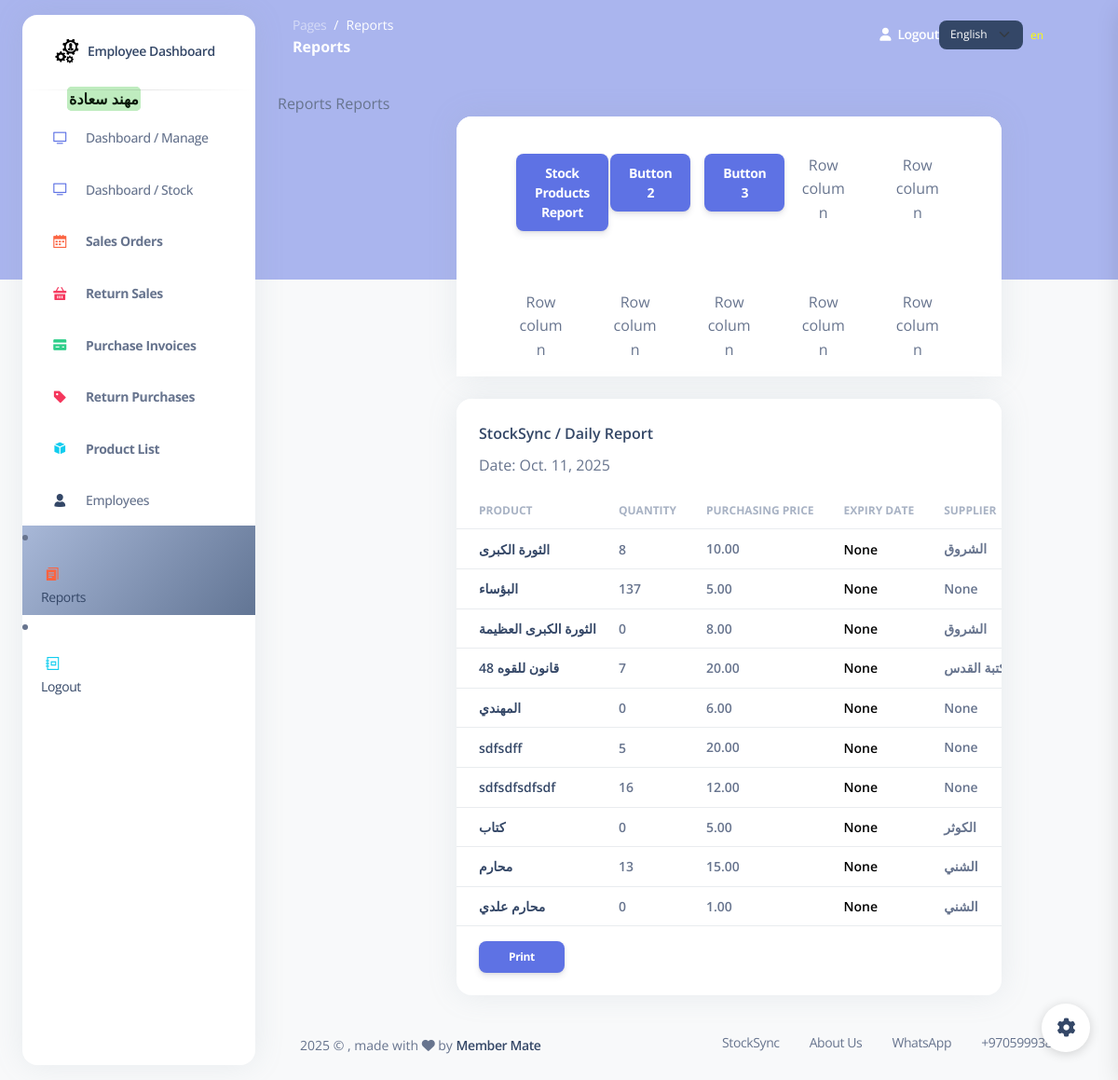
Before: /employee_reports (signed in) with the older database file.
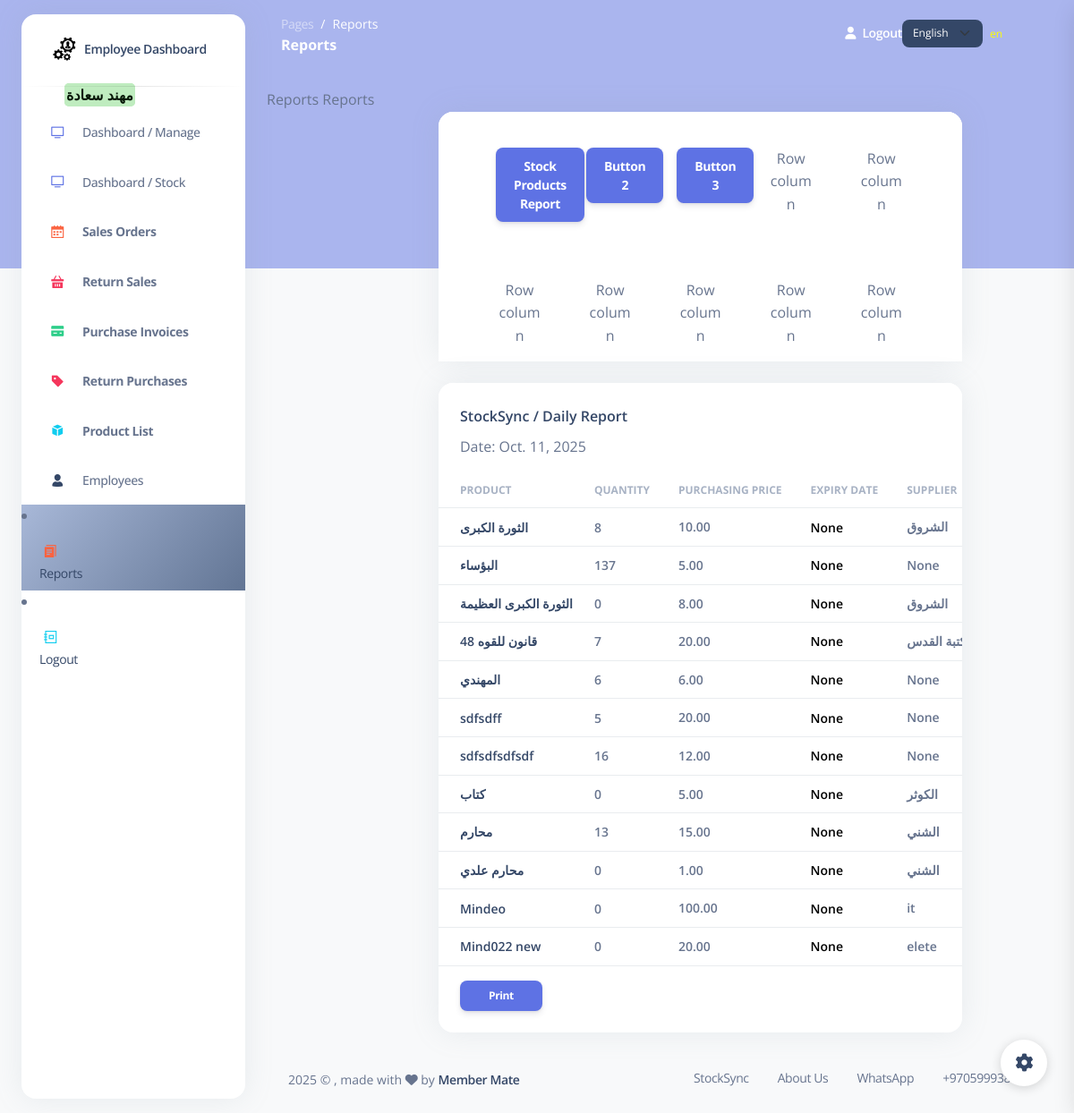
After: the same page with the newer database file.
### my_app/models.py (models this page shows, shortened)
class Employee(models.Model):
    first_name = models.CharField(max_length=255)
    last_name = models.CharField(max_length=255)
    email = models.EmailField(max_length=255)
    DOB = models.DateField()
    password = models.CharField(max_length=255)
    confirm_password = models.CharField(max_length=255)
    is_active = models.BooleanField(default=False)
    created_at = models.DateTimeField(auto_now_add=True)
    updated_at = models.DateTimeField(auto_now=True)
    objects = EmployeeManager()

class Product(models.Model):
    product_name = models.CharField(max_length=255)
    quantity = models.IntegerField(default=0)
    purchasing_price = models.DecimalField(max_digits=6, decimal_places=2)
    sale_price = models.DecimalField(max_digits=6, decimal_places=2, null=True, blank=True)
    category = models.CharField(max_length=100, blank=True, null=True)
    expiry_date = models.DateField(blank=True, null=True)
    isbn = models.CharField(max_length=32, unique=True)
    production_date = models.DateField(blank=True, null=True)
    author = models.CharField(max_length=255, blank=True, null=True)
    supplier = models.CharField(max_length=255, blank=True, null=True)#publisher
    employee = models.ForeignKey(Employee, related_name="products", on_delete=models.CASCADE, null=True, blank=True)
    created_at = models.DateTimeField(auto_now_add=True)
    updated_at = models.DateTimeField(auto_now=True)
    objects = ProductManager()

### my_app/views.py (the view)
# urls.py: path('employee_reports', views.display_employee_reports),
def display_employee_reports(request):
    context = {
        'products': models.get_all_products(),
        'today': datetime.date.today(),
        'expiry_range': datetime.date.today() + timedelta(days=6*30),
        'employee': models.get_employee_by_id(request.session['employee_id'])
    }
    return render (request, 'employee_reports.html', context)

### my_app/templates/employee_reports.html (shortened to what this page needs)
{% extends 'layouts/base.html' %}
{% load i18n %}
{% block content %}
            {% block page_name %}{% trans "Reports" %}{% endblock %}
            {% block page_name2 %}{% trans "Reports" %}{% endblock %}
<div class="col-8 ms-10">
  <div class="card mb-4" id="printableTable">
    <div class="card-header pb-0">
<div class="container text-center">
  <div class="row row-cols-2 row-cols-lg-5 g-2 g-lg-3">
    <div class="col">
      <div class="p-3">
        <a href="/stock_products_report/" class="btn btn-primary" target="_blank">{% trans "Stock Products Report" %}</a>
      </div>
    </div>
    <div class="col">
      <div class="p-3">
        <button class="btn btn-primary">Button 2</button>
      </div>
    </div>
    <div class="col">
      <div class="p-3">
        <button class="btn btn-primary">Button 3</button>
      </div>
    </div>
    <div class="col">
      <div class="p-3">Row column</div>
    </div>
    <div class="col">
      <div class="p-3">Row column</div>
    </div>
    <div class="col">
      <div class="p-3">Row column</div>
    </div>
    <div class="col">
      <div class="p-3">Row column</div>
    </div>
    <div class="col">
      <div class="p-3">Row column</div>
    </div>
    <div class="col">
      <div class="p-3">Row column</div>
    </div>
    <div class="col">
      <div class="p-3">Row column</div>
    </div>
  </div>
</div>
   </div>
  </div>
</div>
<div class="col-8 ms-10">
  <div class="card mb-4" id="printableTable">
    <div class="card-header pb-0">
  <h6>{% trans "StockSync / Daily Report" %}</h6>
  <p>{% trans "Date:" %} {{today}}</p>
    </div>
    <div class="card-body px-0 pt-0 pb-2 ">
      <div class="table table-responsive p-0 ">
        <table class="table align-items-center justify-content-center mb-0" >
          <thead>
            <tr>
              <th class="text-uppercase text-secondary text-xs font-weight-bolder opacity-7">{% trans "Product" %}</th>
              <th class="text-uppercase text-secondary text-xs font-weight-bolder opacity-7 ps-2">{% trans "Quantity" %}</th>
              <th class="text-uppercase text-secondary text-xs font-weight-bolder opacity-7 ps-2">{% trans "Purchasing Price" %}</th>
              <th class="text-uppercase text-secondary text-xs font-weight-bolder  opacity-7 ps-2">{% trans "Expiry Date" %}</th>
              <th class="text-uppercase text-secondary text-xs font-weight-bolder  opacity-7 ps-2">{% trans "Supplier" %}</th>
            </tr>
          </thead>
          <tbody>
            {% for product in products %}
            <tr>
              <td>
                <div class="d-flex px-2">
                  <div class="my-auto">
                    <h6 class="mb-0 text-sm ms-2"> {{product.product_name}} </h6>
                  </div>
                </div>
              </td>
              <td>
                <p class="text-sm font-weight-bold mb-0"> {{product.quantity}} </p>
              </td>
              <td>
                <span class="text-sm font-weight-bold">{{product.purchasing_price}}</span>
              </td>
              <td >
                {% if product.expiry_date < expiry_range %}
                <p class="text-sm font-weight-bold mb-0" style="color: red;"> {{product.expiry_date}} </p>
                {% else %}
                <p class="text-sm font-weight-bold mb-0" style="color: black;"> {{product.expiry_date}} </p>
                {% endif %}
              </td>
              <td>
                <span class="text-sm font-weight-bold">{{product.supplier}}</span>
              </td>
            </tr>
            {%endfor%}
          </tbody>
        </table>
      </div>
  <button class="no-print btn btn-primary btn-sm ms-4" onclick="printTable()">{% trans "Print" %}</button>
    </div>
  </div>
</div>
{% endblock content %}

### my_app/templates/includes/aside.html (shortened to what this page needs)
{% load static %}
{% load i18n %}
<aside class="sidenav bg-white navbar navbar-vertical navbar-expand-xs border-0 border-radius-xl my-3 fixed-start ms-4 " id="sidenav-main">
    <div class="sidenav-header">
        <a class="navbar-brand m-0" target="_blank">
        <img src="{% static 'img/logo.PNG' %}" class="navbar-brand-img h-100" alt="main_logo">
    <span class="ms-1 font-weight-bold">{% trans "Employee Dashboard" %}</span>
        </a>
        <hr class="horizontal dark mt-0">
    </div>
            <span class="nav-link-text ms-5">
                <b class="message_success" >{{employee.first_name}} {{employee.last_name}}</b>
            </span>
                <div id="sidenav-scrollbar">
        <ul class="navbar-nav">
        <li class="nav-item {% if request.path == '/index'   %} bg-gradient-secondary {% endif %}">
            <a class="nav-link " href="/index">
            <div class="icon icon-shape icon-sm border-radius-md text-center me-2 d-flex align-items-center justify-content-center">
                <i class="ni ni-tv-2 text-primary text-sm opacity-10"></i>
            </div>
            <span class="nav-link-text ms-1">{% trans "Dashboard / Manage" %}</span>
            </a>
        </li>
        <li class="nav-item {% if request.path == '/employye_dashboard'   %} bg-gradient-secondary {% endif %}">
            <a class="nav-link " href="/employye_dashboard">
            <div class="icon icon-shape icon-sm border-radius-md text-center me-2 d-flex align-items-center justify-content-center">
                <i class="ni ni-tv-2 text-primary text-sm opacity-10"></i>
            </div>
            <span class="nav-link-text ms-1">{% trans "Dashboard / Stock" %}</span>
            </a>
        </li>
        <li class="nav-item {% if request.path == '/sales' or 'view_sale_order' in request.path %} bg-gradient-secondary {% endif %}">
            <a class="nav-link " href="/sales">
            <div class="icon icon-shape icon-sm border-radius-md text-center me-2 d-flex align-items-center justify-content-center">
                <i class="ni ni-calendar-grid-58 text-warning text-sm opacity-10"></i>
            </div>
            <span class="nav-link-text ms-1"> <strong>{% trans "Sales Orders" %}</strong></span>
            </a>
        </li>
                <li class="nav-item {% if request.path == '/return_sales' or 'view_return_sale' in request.path  %} bg-gradient-danger {% endif %}">
            <a class="nav-link " href="/return_sales">
            <div class="icon icon-shape icon-sm border-radius-md text-center me-2 d-flex align-items-center justify-content-center">
                <i class="ni ni-basket text-danger text-sm opacity-10"></i>
            </div>
            <span class="nav-link-text ms-1"><strong>{% trans "Return Sales" %}</strong></span>
            </a>
        </li>
        <li class="nav-item {% if request.path == '/purchases' or 'view_purchase_invoice' in request.path  %} bg-gradient-success {% endif %}">
            <a class="nav-link " href="/purchases">
            <div class="icon icon-shape icon-sm border-radius-md text-center me-2 d-flex align-items-center justify-content-center">
                <i class="ni ni-credit-card text-success text-sm opacity-10"></i>
            </div>
            <span class="nav-link-text ms-1"><strong>{% trans "Purchase Invoices" %}</strong></span>
            </a>
        </li>
        <li class="nav-item {% if request.path == '/return_purchases' or 'view_return_invoice' in request.path  %} bg-gradient-danger {% endif %}">
            <a class="nav-link " href="/return_purchases">
            <div class="icon icon-shape icon-sm border-radius-md text-center me-2 d-flex align-items-center justify-content-center">
                <i class="ni ni-tag text-danger text-sm opacity-10"></i>
            </div>
            <span class="nav-link-text ms-1"><strong>{% trans "Return Purchases" %}</strong></span>
            </a>
        </li>
        <li class="nav-item {% if request.path == '/products/' or 'products' in request.path %} bg-gradient-success {% endif %}">
            <a class="nav-link " href="/products">
            <div class="icon icon-shape icon-sm border-radius-md text-center me-2 d-flex align-items-center justify-content-center">
                <i class="ni ni-app text-info text-sm opacity-10"></i>
            </div>
            <span class="nav-link-text ms-1"> <strong>{% trans "Product List" %}</strong></span>
            </a>
        </li>
        <li class="nav-item {% if request.path == '/employees'   %} bg-gradient-secondary {% endif %}">
            <a class="nav-link " href="/employees">
            <div class="icon icon-shape icon-sm border-radius-md text-center me-2 d-flex align-items-center justify-content-center">
                <i class="ni ni-single-02 text-dark text-sm opacity-10"></i>
            </div>
            <span class="nav-link-text ms-1">{% trans "Employees" %}</span>
            </a>
        </li>
            </ul>
            </div>
        <li class="nav-item {% if request.path == '/employee_reports'   %} bg-gradient-secondary {% endif %}">
            <a class="nav-link " href="/employee_reports">
            <div class="icon icon-shape icon-sm border-radius-md text-center me-2 d-flex align-items-center justify-content-center">
                <i class="ni ni-single-copy-04 text-warning text-sm opacity-10"></i>
            </div>
            <span class="nav-link-text ms-1">{% trans "Reports" %}</span>
            </a>
        </li>
        <li class="nav-item">
            <a class="nav-link " href="/emp_logout">
            <div class="icon icon-shape icon-sm border-radius-md text-center me-2 d-flex align-items-center justify-content-center">
                <i class="ni ni-collection text-info text-sm opacity-10"></i>
            </div>
            <span class="nav-link-text ms-1">{% trans "Logout" %}</span>
            </a>
        </li>
</aside>

Changed rows visible on the page:
changed Product "المهندي": quantity "0" → "6"
added Product: product_name "Mindeo", quantity "0", purchasing_price "100.00", expiry_date "None", supplier "it"
added Product: product_name "Mind022 new", quantity "0", purchasing_price "20.00", expiry_date "None", supplier "elete"
